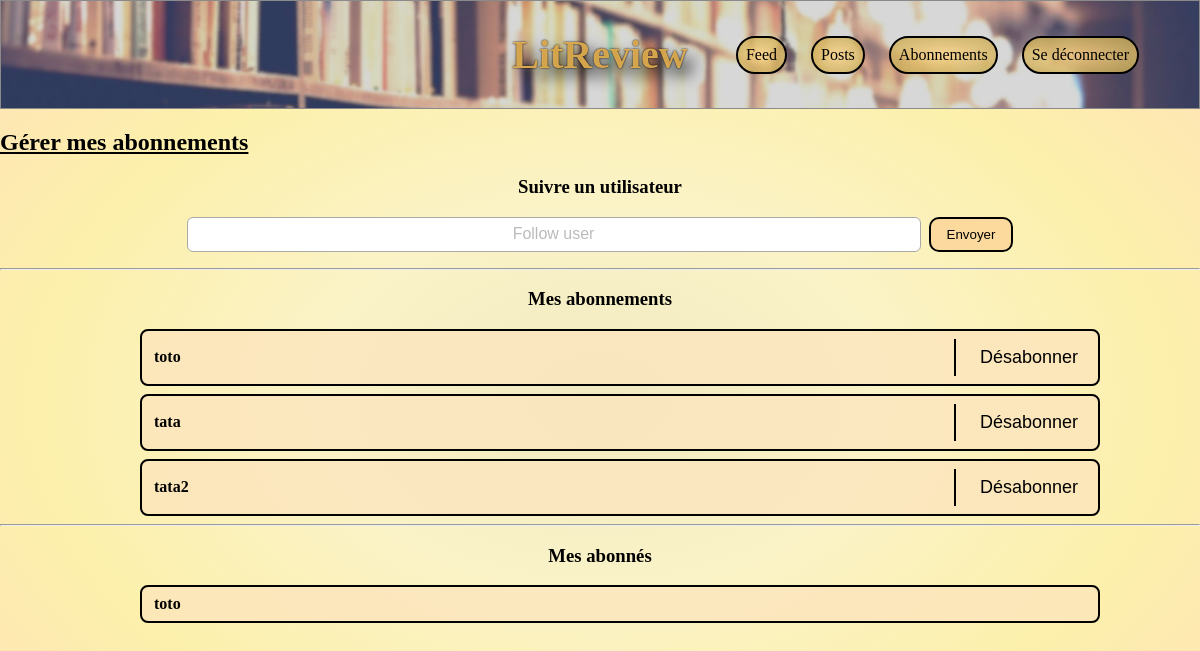
The app's page /reviews/abonnements/ (signed in) with its own data.
### authentification/models.py (models this page shows, shortened)
class UserFollows(models.Model):
    user = models.ForeignKey(
        CustomUser,
        related_name='following',
        on_delete=models.CASCADE
    )
    followed_user = models.ForeignKey(
        CustomUser,
        related_name='followed_by',
        on_delete=models.CASCADE
    )
    class Meta:
        unique_together = ('user', 'followed_user')

class CustomUser(AbstractUser):
    ROLE_USER = 'USER'
    ROLE_DEVELOPER = 'DEVELOPER'
    ROLE_CHOICES = [
        (ROLE_USER, 'Utilisateur'),
        (ROLE_DEVELOPER, 'Développeur'),
    ]
    role = models.CharField(
        max_length=10,
        choices=ROLE_CHOICES,
        default=ROLE_USER
    )
    is_developer = models.BooleanField(default=False, editable=False)

### reviews/views.py (the view, shortened to what this page needs)
# urls.py: path('abonnements/', views.follow_users, name='follow_users'),
@login_required
def follow_users(request):
    user = request.user
    if request.method == 'POST' and 'follow_user' in request.POST:
        follow_form = FollowUserForm(request.POST)
        if follow_form.is_valid():
            username = follow_form.cleaned_data['username']
            try:
                to_follow = CustomUser.objects.get(username=username)
                if to_follow == user:
                    messages.error(
                        request,
                        "Vous ne pouvez pas vous suivre vous-même."
                    )
                elif UserFollows.objects.filter(
                    user=user,
                    followed_user=to_follow
                ).exists():
                    messages.info(
                        request,
                        f"Vous suivez déjà {username}."
                    )
                else:
                    UserFollows.objects.create(
                        user=user,
                        followed_user=to_follow
                    )
                    messages.success(
                        request,
                        f"Vous suivez maintenant {username}."
                    )
            except CustomUser.DoesNotExist:
                messages.error(request, "Utilisateur non trouvé.")
    else:
        follow_form = FollowUserForm()
    abonnements = UserFollows.objects.filter(user=user).select_related(
        'followed_user'
        )
    abonnes = UserFollows.objects.filter(followed_user=user).select_related(
        'user'
        )
    return render(request, 'follow_users.html', {
        'follow_form': follow_form,
        'abonnements': abonnements,
        'abonnes': abonnes,
    })

### reviews/forms.py
class FollowUserForm(forms.Form):
    username = forms.CharField(
        label="Nom d'utilisateur à suivre",
        max_length=150,
        widget=forms.TextInput(attrs={'placeholder': "Nom d'utilisateur"})
    )

### reviews/templates/follow_users.html (shortened to what this page needs)
{% extends 'base.html' %}
{% load static %}
{% block extra_css %}
<link rel="stylesheet" href="{% static 'css/follow_user.css' %}">
{% endblock %}
{% block content %}
<h2>Gérer mes abonnements</h2>
<section>
    <h3>Suivre un utilisateur</h3>
    <form method="post">
        <input type="text" id="id_username" name="username" placeholder="Follow user" required>
        <button type="submit" name="follow_user" class="button-radius">Envoyer</button>
    </form>
</section>
<hr>
<section>
    <h3>Mes abonnements</h3>
    {% if abonnements %}
        <ul class="abonnements">
            {% for ab in abonnements %}
            <li class="abonnement-item">
                <span>{{ ab.followed_user.username }}</span>
                <form method="post" class="form-inline" style="display:inline;">
                    <button type="submit" class="unfollow-button">Désabonner</button>
                </form>
            </li>
            {% endfor %}
        </ul>
    {% else %}
        <p>Vous ne suivez personne.</p>
    {% endif %}
</section>
<hr>
<section>
    <h3>Mes abonnés</h3>
    {% if abonnes %}
        <ul class="abonnes">
            {% for ab in abonnes %}
            <li>{{ ab.user.username }}</li>
            {% endfor %}
        </ul>
    {% else %}
        <p>Vous n'avez pas d'abonnés.</p>
    {% endif %}
</section>
{% endblock %}

### static/css/style.css (style rules this page uses)
html, body { height: 100%; height: auto; margin: 0; padding: 0; }
body { min-height: 100vh; display: flex; flex-direction: column; background: radial-gradient(#ece4b2cb,#f8edacab, #fae4698e, #ffbd6073); background-repeat: no-repeat; background-position: center; }
h2 { font-weight: bold; text-decoration: underline; text-decoration-color: #000000; }
.button-radius, .button-radius-answer { background: #fdd398c4; padding: 8px 16px; border: 2px solid black; border-radius: 10px; text-align: center; }

### static/css/follow_user.css (style rules this page uses)
h3 { text-align: center; }
section form { display: flex; justify-content: center; gap: 8px; margin-bottom: 1em; }
input[name="username"] { width: 60%; text-align: center; padding: 6px; border-radius: 6px; border: 1px solid #aaa; font-size: 1em; }
input[name="username"]::placeholder { color: #bbb; }
.abonnement-item form { border-left: 2px solid #000; margin-left: 16px; padding-left: 16px; }
ul.abonnements, ul.abonnes { margin: auto; width: 80%; }
.abonnement-item, .abonnes li { display: flex; align-items: center; justify-content: space-between; border: 2px solid #000; padding: 8px 12px; margin-bottom: 8px; font-weight: bold; background: #fde4bebe; border-radius: 8px; }
.abonnement-item form { margin: 0; }
.form-inline { display: inline; }
.unfollow-button { background: none; border: none; color: #000000; font-size: large; padding: 8px; }

### records on screen
UserFollows: followed_user.username "toto"
UserFollows: followed_user.username "tata"
UserFollows: followed_user.username "tata2"
UserFollows: user.username "toto"
